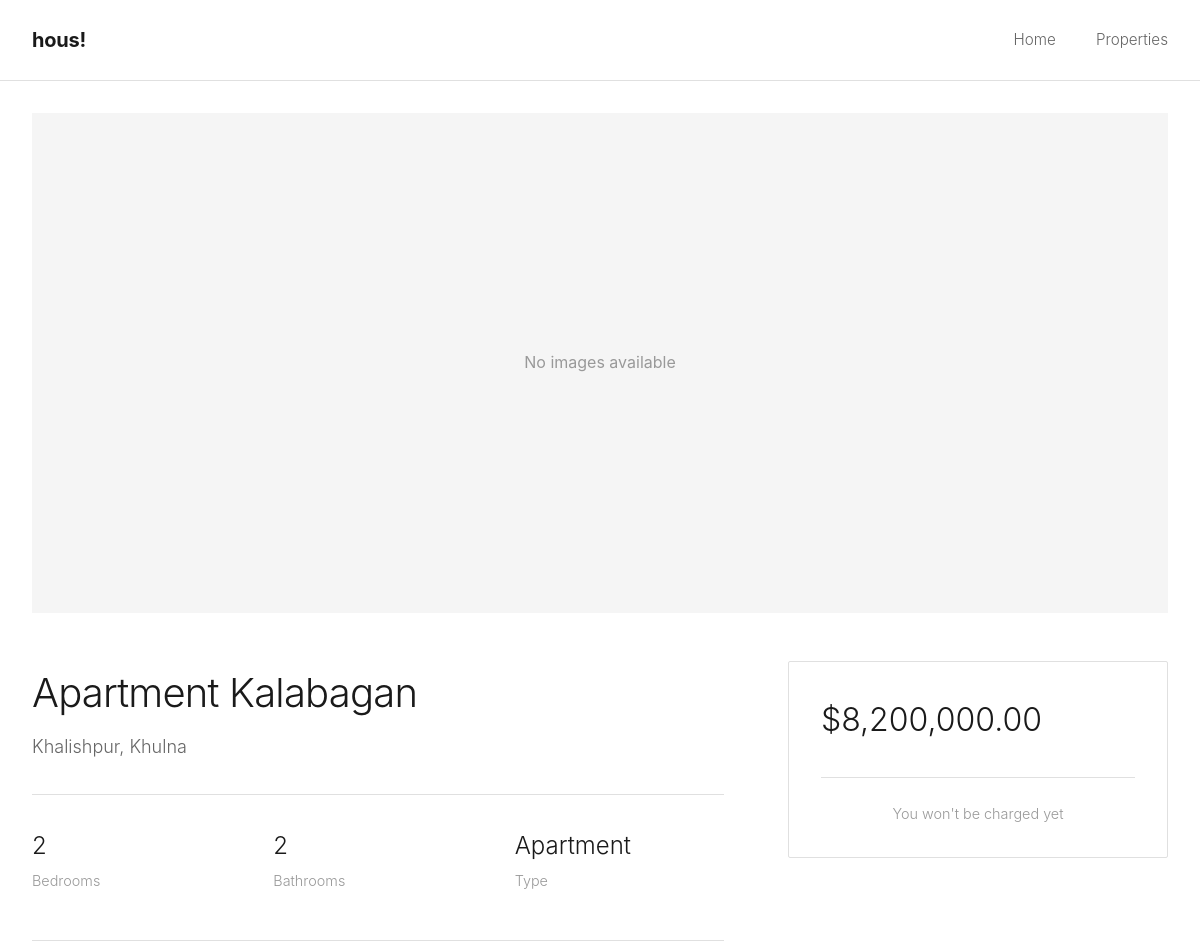
/properties/145 (upper part), run on an earlier commit of the app's database.
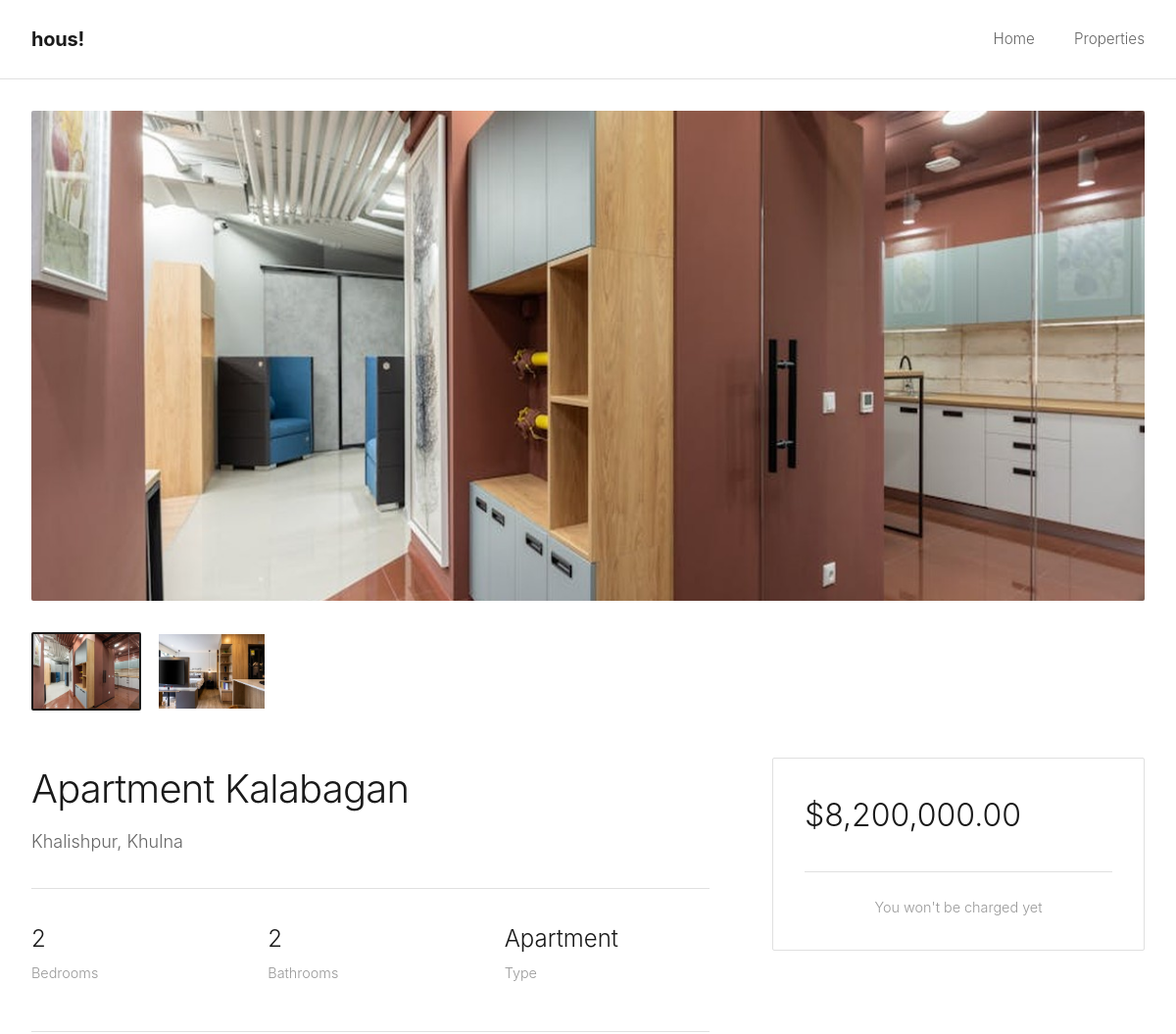
And on a later commit of the database.
### property/models/property.py (models this page shows, shortened)
class Property(models.Model):
    PROPERTY_TYPES = [
        ("house", "House"),
        ("apartment", "Apartment"),
        ("commercial", "Commercial"),
    ]
    STATUS_CHOICES = [("available", "Available"), ("rented", "Rented")]
    title = models.CharField(max_length=255)
    description = models.TextField()
    property_type = models.CharField(
        max_length=20, choices=PROPERTY_TYPES, default="house"
    )
    status = models.CharField(
        max_length=20, choices=STATUS_CHOICES, default="available"
    )
    location = models.ForeignKey(
        Location,
        on_delete=models.CASCADE,
        related_name="properties",
        null=True,
        blank=True,
    )
    price = models.DecimalField(max_digits=12, decimal_places=2)
    bedrooms = models.PositiveIntegerField(default=0)
    bathrooms = models.PositiveIntegerField(default=0)
    created_at = models.DateTimeField(auto_now_add=True)
    updated_at = models.DateTimeField(auto_now=True)
    class Meta:
        ordering = ["-created_at"]
        verbose_name = "Property"
        verbose_name_plural = "Properties"
        indexes = [
            models.Index(fields=["location", "status"]),
            models.Index(fields=["-created_at"]),
        ]
    @property
    def primary_image(self):
        return self.images.first()
    @property
    def formatted_price(self):
        return f"${self.price:,.2f}"

### property/models/location.py (models this page shows, shortened)
class Location(models.Model):
    name = models.CharField(max_length=255, db_index=True)
    city = models.CharField(max_length=100)
    state = models.CharField(max_length=100, blank=True)
    country = models.CharField(max_length=100, default="USA")
    created_at = models.DateTimeField(auto_now_add=True)
    updated_at = models.DateTimeField(auto_now=True)
    class Meta:
        ordering = ["name"]
        verbose_name = "Location"
        verbose_name_plural = "Locations"
        constraints = [
            models.UniqueConstraint(
                fields=["name", "city", "country"],
                name="unique_location_per_area",
            )
        ]
    @property
    def full_address(self):
        parts = [self.name, self.city]
        if self.state:
            parts.append(self.state)
        parts.append(self.country)
        return ", ".join(parts)

### property/models/image.py (models this page shows, shortened)
class Image(models.Model):
    property = models.ForeignKey(
        Property, on_delete=models.CASCADE, related_name="images"
    )
    image = models.ImageField(upload_to="property_images/")
    caption = models.CharField(max_length=255, blank=True)
    is_primary = models.BooleanField(default=False)
    order = models.PositiveIntegerField(default=0)
    uploaded_at = models.DateTimeField(auto_now_add=True)
    class Meta:
        ordering = ["order", "-uploaded_at"]
        verbose_name = "Property Image"
        verbose_name_plural = "Property Images"

### property/views/pages.py (the view)
# urls.py: path("<int:pk>", views.property_detail, name="property_detail"),
def property_detail(request, pk):
    property_obj = get_object_or_404(
        Property.objects.select_related("location").prefetch_related("images"), pk=pk
    )
    similar_properties = (
        Property.objects.filter(location=property_obj.location, status="available")
        .exclude(pk=property_obj.pk)
        .select_related("location")
        .prefetch_related("images")[:3]
    )
    context = {
        "property": property_obj,
        "similar_properties": similar_properties,
    }
    return render(request, "property/property_detail.html", context)

### property/templates/property/property_detail.html (shortened to what this page needs)
{% extends 'property/base.html' %}
{% load static %}
{% block page_css %}
<link rel="stylesheet" href="{% static 'css/property_detail.css' %}">
{% endblock %}
{% block content %}
<div class="property-detail-container">
    <section class="gallery-section">
        <div class="container">
            {% if property.images.all %}
                <div class="gallery-grid">
                    <div class="gallery-main">
                        <img src="{{ property.primary_image.image.url }}" alt="{{ property.title }}" id="mainImage">
                    </div>
                    <div class="gallery-thumbnails">
                        {% for img in property.images.all %}
                            <div class="thumbnail {% if forloop.first %}active{% endif %}" onclick="changeImage('{{ img.image.url }}', this)">
                                <img src="{{ img.image.url }}" alt="{{ property.title }}">
                            </div>
                        {% endfor %}
                    </div>
                </div>
            {% else %}
                <div class="gallery-placeholder">
                    <div class="placeholder-content">No images available</div>
                </div>
            {% endif %}
        </div>
    </section>
    <section class="info-section">
        <div class="container">
            <div class="info-layout">
                <div class="info-main">
                    <div class="property-header">
                        <h1 class="property-title">{{ property.title }}</h1>
                        <p class="property-location">{{ property.location.name }}, {{ property.location.city }}</p>
                    </div>
                    <div class="property-meta">
                        <div class="meta-item">
                            <span class="meta-value">{{ property.bedrooms }}</span>
                            <span class="meta-label">Bedrooms</span>
                        </div>
                        <div class="meta-item">
                            <span class="meta-value">{{ property.bathrooms }}</span>
                            <span class="meta-label">Bathrooms</span>
                        </div>
                        <div class="meta-item">
                            <span class="meta-value">{{ property.get_property_type_display }}</span>
                            <span class="meta-label">Type</span>
                        </div>
                    </div>
                </div>
                <div class="info-sidebar">
                    <div class="booking-card">
                        <div class="booking-price">
                            <span class="price-amount">{{ property.formatted_price }}</span>
                        </div>
                        <div class="booking-note">
                            <p>You won't be charged yet</p>
                        </div>
                    </div>
                </div>
            </div>
        </div>
    </section>
</div>
{% endblock %}

What changed in the data, as far as the page shows it:
added Image: image (picture)
added Image: image (picture)
Also different on the page:
text no longer shown: "No images available"
